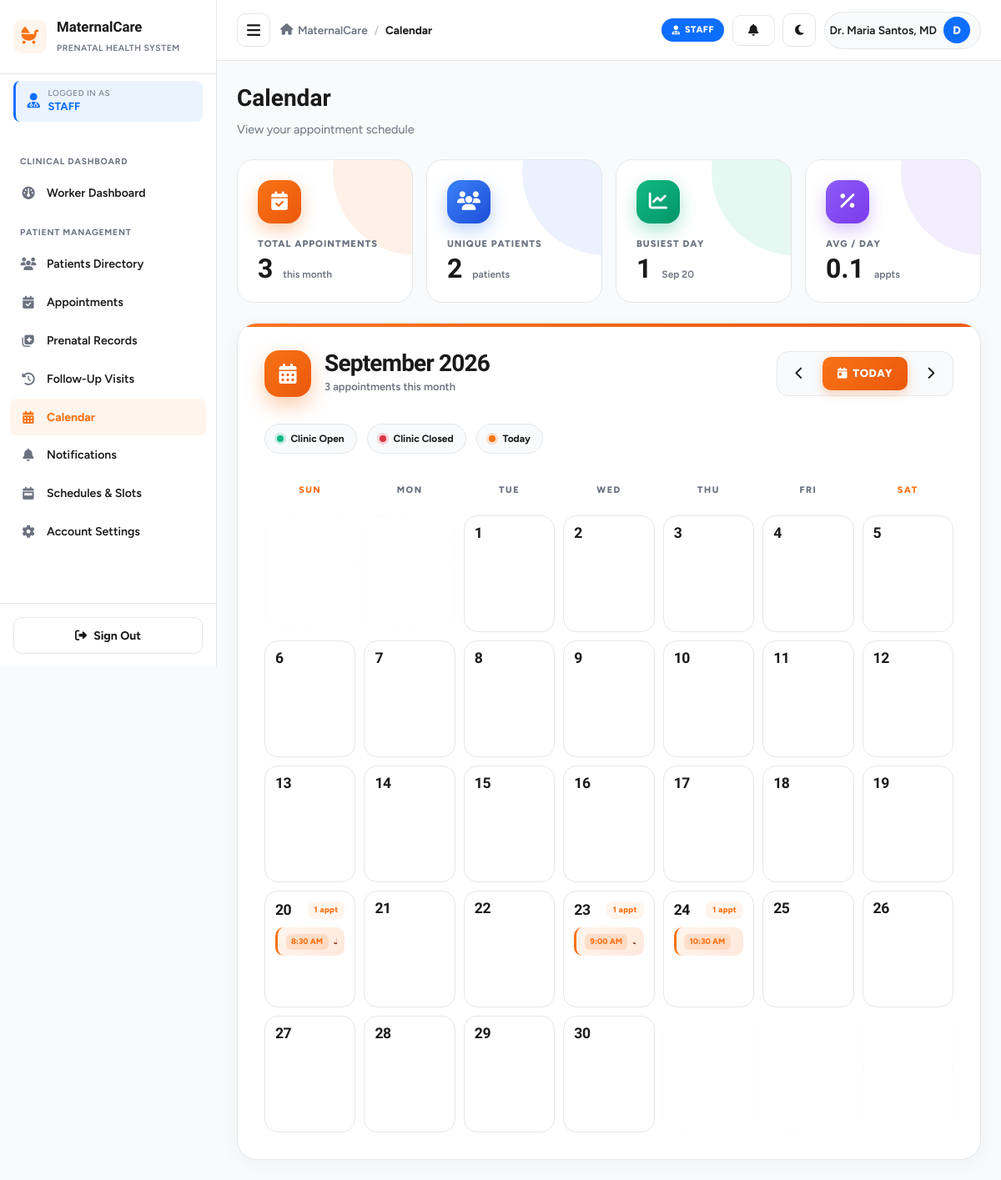
The page /worker/calendar.php?month=9&year=2026 (signed in) on the database its author committed.
### tables this page shows
CREATE TABLE IF NOT EXISTS `appointments` (
    `id` INT AUTO_INCREMENT PRIMARY KEY,
    `appointment_code` VARCHAR(20) NOT NULL UNIQUE,
    `patient_id` INT NOT NULL,
    `service_id` INT NOT NULL,
    `healthcare_worker_id` INT DEFAULT NULL,
    `appointment_date` DATE NOT NULL,
    `appointment_time` TIME NOT NULL,
    `status` ENUM('pending', 'confirmed', 'completed', 'cancelled', 'missed') NOT NULL DEFAULT 'pending',
    `notes` TEXT DEFAULT NULL,
    `room` VARCHAR(100) DEFAULT NULL,
    `worker_notified` TINYINT(1) NOT NULL DEFAULT 0,
    `worker_confirmed_at` DATETIME DEFAULT NULL,
    `created_at` TIMESTAMP DEFAULT CURRENT_TIMESTAMP,
    `updated_at` TIMESTAMP DEFAULT CURRENT_TIMESTAMP ON UPDATE CURRENT_TIMESTAMP,
    INDEX `idx_appt_date_service` (`appointment_date`, `service_id`, `status`),
    FOREIGN KEY (`patient_id`) REFERENCES `patients`(`id`) ON DELETE CASCADE,
    FOREIGN KEY (`service_id`) REFERENCES `services`(`id`) ON DELETE RESTRICT,
    FOREIGN KEY (`healthcare_worker_id`) REFERENCES `users`(`id`) ON DELETE SET NULL
);

### config/config.php (called while the page is built, shortened)
<?php
function sanitize($data) {
    return htmlspecialchars(trim((string)$data), ENT_QUOTES, 'UTF-8');
}

### worker/calendar.php (the view, shortened to what this page needs)
<?php
require_once __DIR__ . '/../config/config.php';
$userId = getCurrentUserId();
$currentMonth = (int)($_GET['month'] ?? date('n'));
$currentYear = (int)($_GET['year'] ?? date('Y'));
$firstDayOfMonth = mktime(0, 0, 0, $currentMonth, 1, $currentYear);
$daysInMonth = (int)date('t', $firstDayOfMonth);
$firstWeekday = (int)date('w', $firstDayOfMonth);
$monthName = date('F Y', $firstDayOfMonth);
$prevMonth = $currentMonth - 1;
$prevYear = $currentYear;
$nextMonth = $currentMonth + 1;
$nextYear = $currentYear;
$today = date('Y-m-d');
try {
    $db = getDB();
    $startDate = sprintf('%04d-%02d-01', $currentYear, $currentMonth);
    $endDate = sprintf('%04d-%02d-%02d', $currentYear, $currentMonth, $daysInMonth);
    $stmt = $db->prepare("
        SELECT a.*, s.service_name, u.full_name as patient_name, p.patient_code
        FROM appointments a
        JOIN patients p ON a.patient_id = p.id
        JOIN users u ON p.user_id = u.id
        JOIN services s ON a.service_id = s.id
        WHERE a.appointment_date BETWEEN ? AND ?
        AND (a.healthcare_worker_id = ? OR a.healthcare_worker_id IS NULL)
        ORDER BY a.appointment_date ASC, a.appointment_time ASC
    ");
    $stmt->execute([$startDate, $endDate, $userId]);
    $appointments = $stmt->fetchAll();
    $appointmentsByDate = [];
    foreach ($appointments as $appt) {
        $appointmentsByDate[$appt['appointment_date']][] = $appt;
    }
    $totalAppts = count($appointments);
    $totalPatients = count(array_unique(array_column($appointments, 'patient_id')));
    $busiestDay = 0;
    $busiestDate = '';
    foreach ($appointmentsByDate as $date => $appts) {
        if (count($appts) > $busiestDay) {
            $busiestDay = count($appts);
            $busiestDate = $date;
        }
    }
    $stmt = $db->query("SELECT * FROM schedules");
    $schedules = [];
    while ($row = $stmt->fetch()) {
        $schedules[$row['day_of_week']] = $row;
    }
} catch (Exception $e) {
    die("Calendar error: " . $e->getMessage());
}
include __DIR__ . '/../includes/header.php';
?>
<div class="page-header">
    <div class="page-title">
        <h1>Calendar</h1>
        <p>View your appointment schedule</p>
    </div>
</div>
<div class="modern-stats">
    <div class="stat-card-modern orange">
        <div class="stat-icon-modern"><i class="fa-solid fa-calendar-check"></i></div>
        <div class="stat-label-modern">Total Appointments</div>
        <div class="stat-value-modern"><?php echo $totalAppts; ?> <small>this month</small></div>
    </div>
    <div class="stat-card-modern blue">
        <div class="stat-icon-modern"><i class="fa-solid fa-users"></i></div>
        <div class="stat-label-modern">Unique Patients</div>
        <div class="stat-value-modern"><?php echo $totalPatients; ?> <small>patients</small></div>
    </div>
    <div class="stat-card-modern green">
        <div class="stat-icon-modern"><i class="fa-solid fa-chart-line"></i></div>
        <div class="stat-label-modern">Busiest Day</div>
        <div class="stat-value-modern"><?php echo $busiestDay; ?> <small><?php echo $busiestDate ? date('M j', strtotime($busiestDate)) : 'N/A'; ?></small></div>
    </div>
    <div class="stat-card-modern purple">
        <div class="stat-icon-modern"><i class="fa-solid fa-percent"></i></div>
        <div class="stat-label-modern">Avg / Day</div>
        <div class="stat-value-modern"><?php echo $daysInMonth > 0 ? round($totalAppts / $daysInMonth, 1) : 0; ?> <small>appts</small></div>
    </div>
</div>
<div class="calendar-wrapper-modern">
    <div class="cal-header-modern">
        <div class="cal-title-modern">
            <div class="cal-icon-modern">
                <i class="fa-solid fa-calendar-days"></i>
            </div>
            <div class="cal-title-text-modern">
                <h2><?php echo $monthName; ?></h2>
                <small><?php echo $totalAppts; ?> appointments this month</small>
            </div>
        </div>
        <div class="cal-nav-modern">
            <a href="?month=<?php echo $prevMonth; ?>&year=<?php echo $prevYear; ?>" class="cal-nav-btn-modern" title="Previous Month">
                <i class="fa-solid fa-chevron-left"></i>
            </a>
            <a href="?month=<?php echo date('n'); ?>&year=<?php echo date('Y'); ?>" class="cal-today-btn-modern">
                <i class="fa-solid fa-calendar-day"></i> Today
            </a>
            <a href="?month=<?php echo $nextMonth; ?>&year=<?php echo $nextYear; ?>" class="cal-nav-btn-modern" title="Next Month">
                <i class="fa-solid fa-chevron-right"></i>
            </a>
        </div>
    </div>
    <div class="cal-legend-modern">
        <div class="legend-chip">
            <span class="legend-dot-modern open"></span> Clinic Open
        </div>
        <div class="legend-chip">
            <span class="legend-dot-modern closed"></span> Clinic Closed
        </div>
        <div class="legend-chip">
            <span class="legend-dot-modern today"></span> Today
        </div>
    </div>
    <div class="cal-weekdays-modern">
        <div class="weekday-modern weekend">Sun</div>
        <div class="weekday-modern">Mon</div>
        <div class="weekday-modern">Tue</div>
        <div class="weekday-modern">Wed</div>
        <div class="weekday-modern">Thu</div>
        <div class="weekday-modern">Fri</div>
        <div class="weekday-modern weekend">Sat</div>
    </div>
    <div class="cal-grid-modern">
        <?php
        for ($i = 0; $i < $firstWeekday; $i++) {
            echo '<div class="cal-day-modern empty"></div>';
        }
        for ($day = 1; $day <= $daysInMonth; $day++) {
            $dateStr = sprintf('%04d-%02d-%02d', $currentYear, $currentMonth, $day);
            $dayOfWeek = date('l', strtotime($dateStr));
            $isToday = ($dateStr === $today);
            $dayAppts = $appointmentsByDate[$dateStr] ?? [];
            $apptCount = count($dayAppts);
            $isClosed = isset($schedules[$dayOfWeek]) && !$schedules[$dayOfWeek]['is_active'];
            $classes = 'cal-day-modern';
            if ($apptCount > 0) $classes .= ' has-appts';
            echo '<div class="' . $classes . '">';
            echo '<div class="day-header-modern">';
            echo '<span class="day-num-modern">' . $day . '</span>';
            if ($isToday) {
                echo '<span class="today-chip">Today</span>';
            } elseif ($isClosed && $apptCount === 0) {
                echo '<span class="closed-chip-modern">Closed</span>';
            } elseif ($apptCount > 0) {
                echo '<span class="appt-chip-modern">' . $apptCount . ' appt' . ($apptCount > 1 ? 's' : '') . '</span>';
            }
            echo '</div>';
            if ($apptCount > 0) {
                echo '<div class="appt-list-modern">';
                foreach ($dayAppts as $appt) {
                    $time = date('g:i A', strtotime($appt['appointment_time']));
                    echo '<div class="appt-item-modern" title="' . sanitize($appt['patient_name']) . ' - ' . sanitize($appt['service_name']) . '">';
                    echo '<span class="appt-time-modern">' . $time . '</span>';
                    echo '<span class="appt-name-modern">' . sanitize($appt['patient_name']) . '</span>';
                    echo '</div>';
                }
                echo '</div>';
            }
            echo '</div>';
        }
        $totalCells = $firstWeekday + $daysInMonth;
        $remaining = (7 - ($totalCells % 7)) % 7;
        for ($i = 0; $i < $remaining; $i++) {
            echo '<div class="cal-day-modern empty"></div>';
        }
        ?>
    </div>
</div>
<?php include __DIR__ . '/../includes/footer.php'; ?>

### assets/css/style.css (style rules this page uses)
:root { --primary: #f97316; --primary-dark: #ea580c; --primary-light: #fff5ed; --success: #10b981; --warning: #f59e0b; --danger: #dc3545; --info: #0d6efd; --bg-body: #f8fafc; --surface: #ffffff; --text-dark: #1a1a1a; --text-muted: #6b7280; --border-color: #e5e7eb; --radius-sm: 8px; --radius-md: 12px; --radius-lg: 16px; --shadow-sm: 0 1px 3px rgba(0, 0, 0, 0.05); --shadow-md: 0 4px 12px rgba(0, 0, 0, 0.08); --shadow-lg: 0 10px 30px rgba(0, 0, 0, 0.12); --transition: all 0.25s ease; --sidebar-width: 260px; }
* { margin: 0; padding: 0; box-sizing: border-box; }
html, body { max-width: 100%; overflow-x: hidden; }
body { font-family: 'Figtree', -apple-system, BlinkMacSystemFont, 'Segoe UI', sans-serif; background: var(--bg-body); color: var(--text-dark); line-height: 1.5; font-size: 15px; transition: background 0.3s ease, color 0.3s ease; }
h1, h2, h3, h4, h5, h6 { font-family: 'Bricolage Grotesque', 'Figtree', sans-serif; font-weight: 700; color: var(--text-dark); }
a { color: inherit; text-decoration: none; }
.page-header { display: flex; justify-content: space-between; align-items: flex-start; gap: 1rem; margin-bottom: 1.5rem; flex-wrap: wrap; }
.page-header h1 { font-size: 1.75rem; margin-bottom: 0.35rem; }
.page-header p { color: var(--text-muted); font-size: 0.9rem; }

### rows shown on the page
appointments: appointment_time "8:30 AM"
appointments: appointment_time "9:00 AM"
appointments: appointment_time "10:30 AM"

### other values the page prints
$role['label'] "STAFF"
$item['section'] "CLINICAL DASHBOARD"
$item['label'] "Worker Dashboard"
$item['section'] "PATIENT MANAGEMENT"
$item['label'] "Patients Directory"
$item['label'] "Appointments"
$item['label'] "Prenatal Records"
$item['label'] "Follow-Up Visits"
$item['label'] "Calendar"
$item['label'] "Notifications"
$item['label'] "Schedules & Slots"
$item['label'] "Account Settings"
$pageTitle "Calendar"
$currentName "Dr. Maria Santos, MD"
$userInitial "D"
